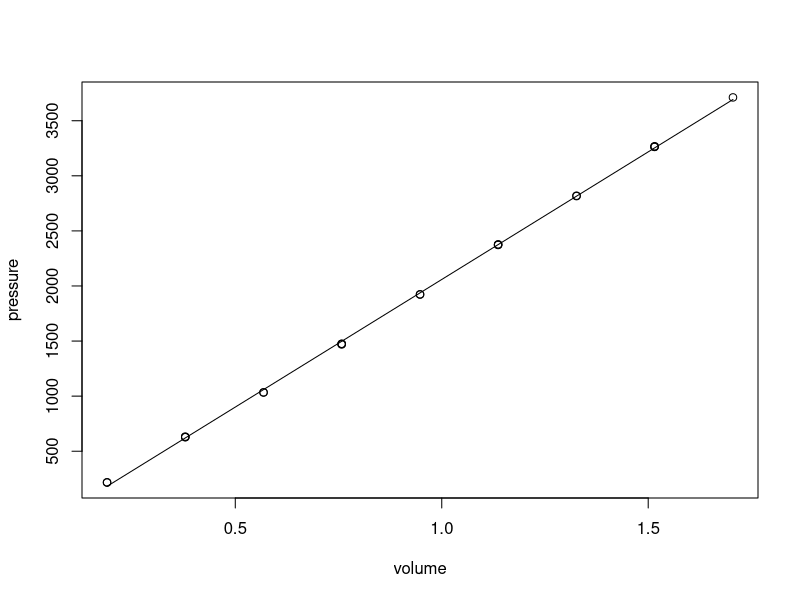
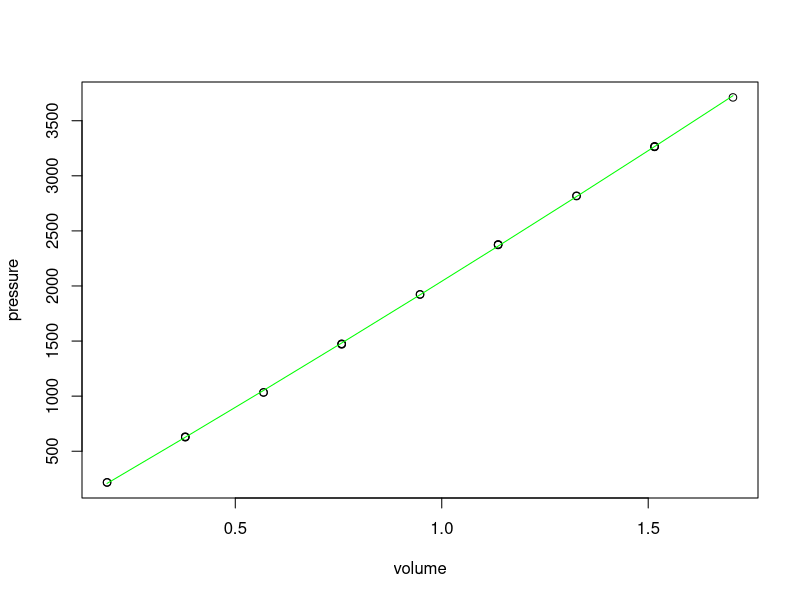
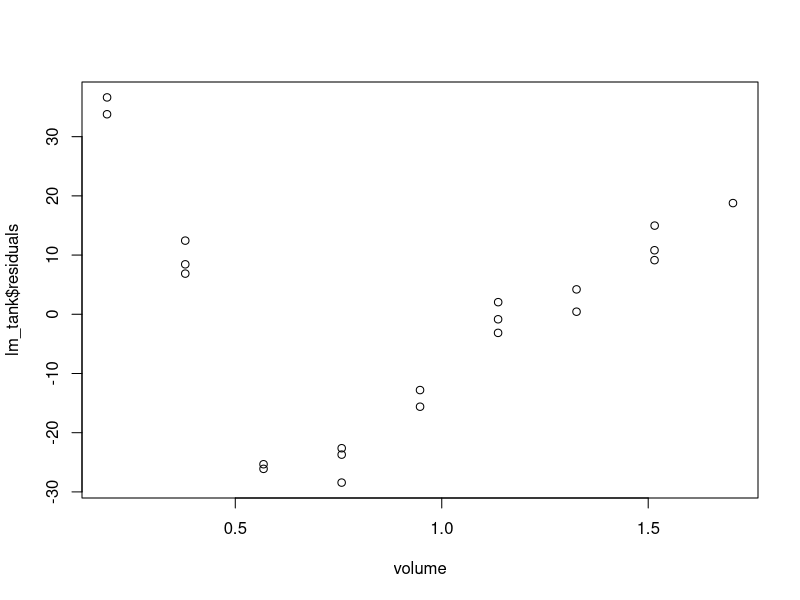
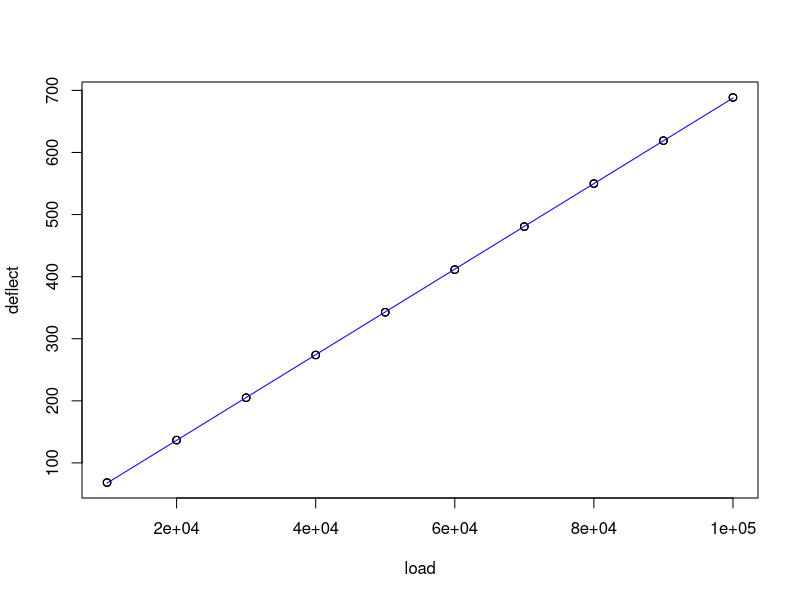
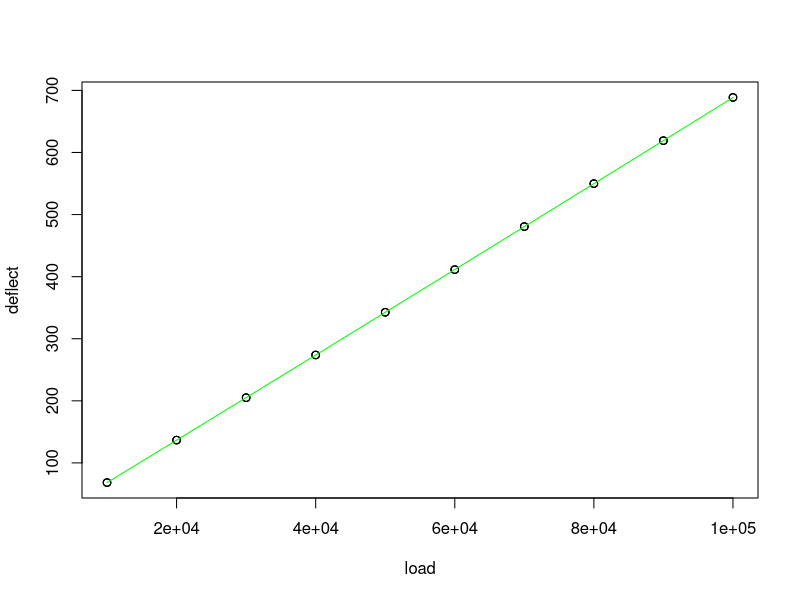
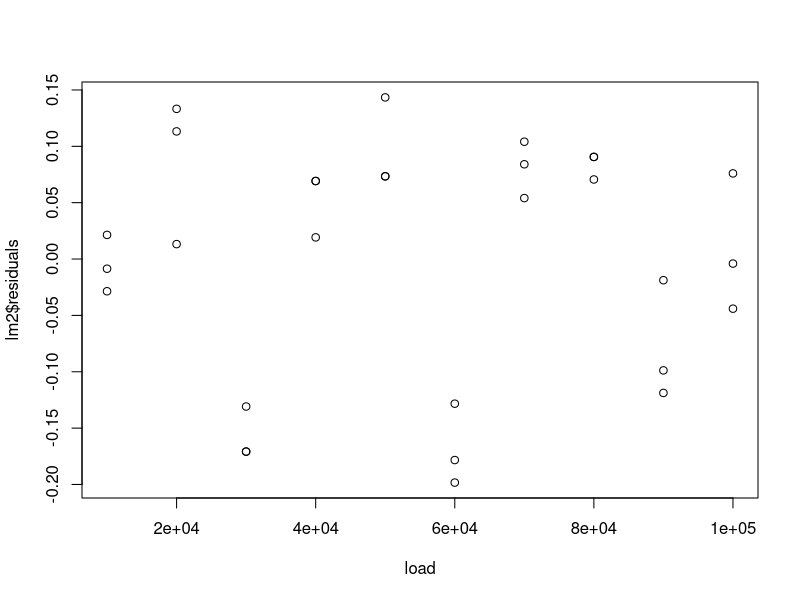
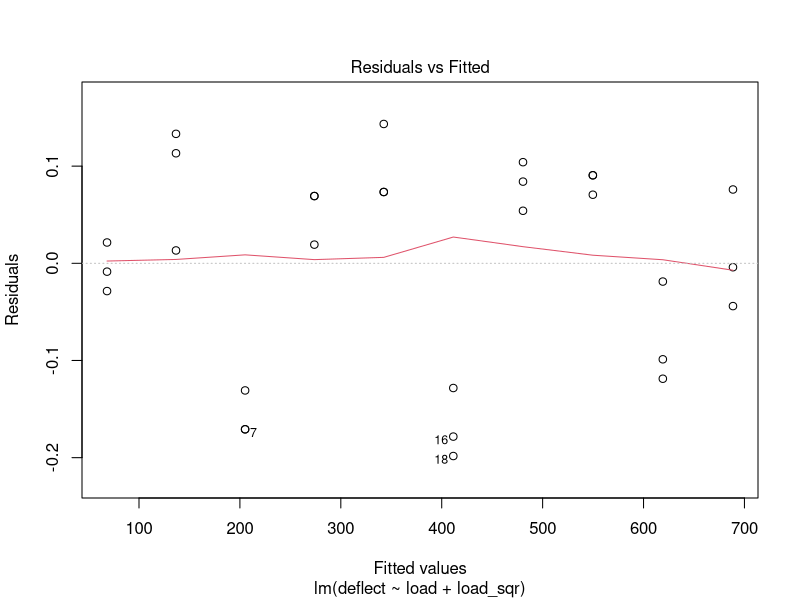
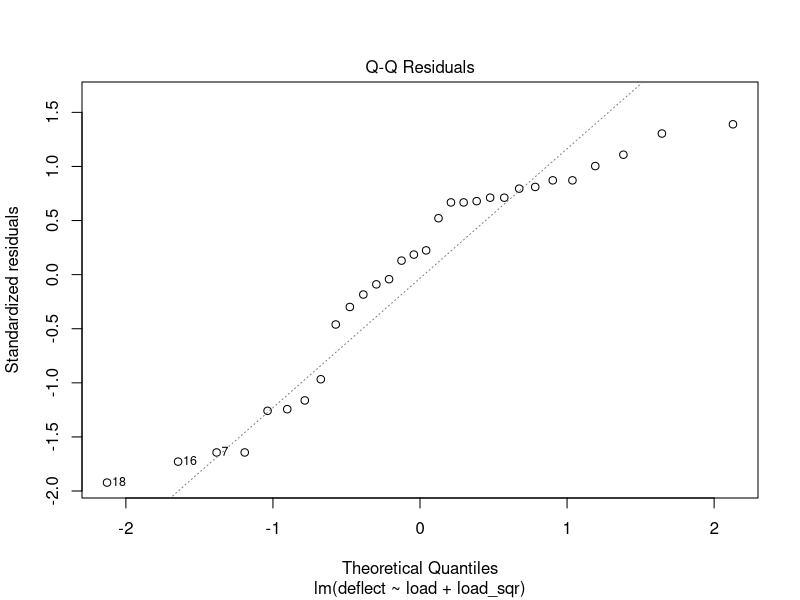

Write R code to recreate these figures, in order.
# Question 3 (Rice 14-39)
tank<-read.csv("./hwdata/hw7-tankvolume.txt", header=T, sep='\t')
volume<-tank$X.Volume.
pressure<-tank$X.Pressure.
lm_tank<-lm(pressure~volume)
summary(lm_tank)
plot(volume,pressure)
lines(volume, lm_tank$fitted.values)
# plot(volume, lm_tank$residuals)

volume_sqr<-volume^2
lm_tank_quadratic<-lm(pressure~volume+volume_sqr)
summary(lm_tank_quadratic)
# plot(volume, lm_tank_quadratic$residuals)
plot(volume,pressure)
lines(volume, lm_tank_quadratic$fitted.values, col="green")

plot(volume, lm_tank$residuals)



# Question 4 (Rice 14-40)
ring<-read.csv("./hwdata/hw7-provingring.txt", header=TRUE, sep = "\t")
load<-ring$X.Load.
deflect<-ring$X.Deflection.
load_sqr<-load^2
lm1<-lm(deflect~load)
plot(load,deflect)
lines(load, lm1$coefficients[1] + load*lm1$coefficients[2], col="blue")
# quadratic
lm2<-lm(deflect~load+load_sqr)
plot(load,deflect)
lines(load, lm2$fitted.values, col="green")
plot(load,lm2$residuals)
summary(lm2)
plot(lm2)



# Question 5: two data sets 
as<-read.csv("./hwdata/asthma.txt", header=T, sep='\t') # 42 rows
cy<-read.csv("./hwdata/hw7-cystfibr.txt", header=T, sep='\t') # 24 rows

z<-c(rep(0,42), rep(1,24))
height<-c(as$height, cy$X.height.)
resist<-c(as$resistance, cy$X.resistance.)

# Four t-test
lm5<-lm(resist ~ height + z + I(height*z))
summary(lm5)

## F-test between two models
lm5_small<-lm(resist ~ height)
anova(lm5_small, lm5)
plot(lm5$fitted.values, lm5$residuals)



# Question 6: Quadratic model
ring<-read.csv("./hwdata/hw7-provingring.txt", header=TRUE, sep = "\t")
load<-ring$X.Load.
deflect<-ring$X.Deflection.
lm6_1<-lm(deflect ~ load + I(load^2) + I(load^3) + I(load^4))
mean<-mean(load)
lm6_2<-lm(deflect ~ I(load-mean) + I((load-mean)^2) + I((load-mean)^3) + I((load-mean)^4))
summary(lm6_2)



# Question 7: Mann-Whitney 
MA<-read.csv("./hwdata/hw7-methodA.txt")
MB<-read.csv("./hwdata/hw7-methodB.txt")
t.test(MA, MB, alternative = "two.sided", var.equal = TRUE)
wilcox.test(MA$methodA, MB$methodB)


